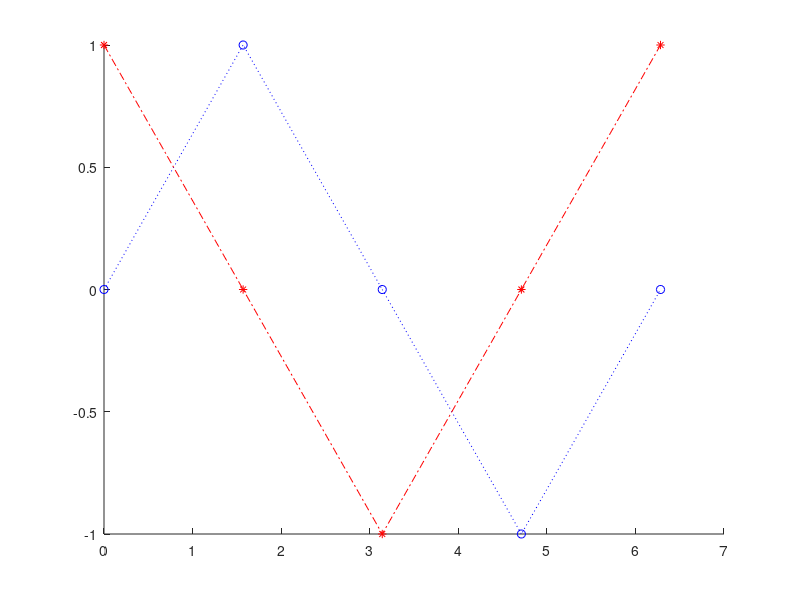

Here is the MATLAB script that generated this plot:
%Viene generata una tabulazione della funzione sin(x)
%in corrispondenza di punti equispaziati nell'intervallo [0,pi]
%input: numero di valori da generare
%output: tabulazione (stampa)
clear
clc
n=input('numero di valori da tabulare: ');
x=linspace(0,2*pi,n);
y=sin(x);
z=cos(x);
w=y.^2+z.^2;

fprintf('  n.    x          sin(x)     cos(x)     sin(x)^2+cos(x)^2\n');
fprintf('%3d> %10.5f %10.5f %10.5f %10.5f\n',[1:n;x;y;z;w]);

[miny,iminy]=min(y);
[maxy,imaxy]=max(y);

[minz,iminz]=min(z);
[maxz,imaxz]=max(z);

[minw,iminw]=min(w);
[maxw,imaxw]=max(w);

fprintf('\n');
fprintf('imin %d  min(sin(x)) = %14.7f\n',iminy,miny);
fprintf('imax %d  max(sin(x)) = %14.7f\n',imaxy,maxy);
fprintf('imin %d  min(cos(x)) = %14.7f\n',iminz,minz);
fprintf('imax %d  max(cos(x)) = %14.7f\n',imaxz,maxz);
fprintf('imin %d  min(sin(x)^2+cos(x)^2) = %14.7f\n',iminw,minw);
fprintf('imax %d  max(sin(x)^2+cos(x)^2) = %14.7f\n',imaxw,maxw);

%% Disegno delle funzioni :

figure;
hold on
plot(x,y, 'b:o');
plot(x,z, 'r-.*');

% In un unico comando :
% plot(x,y,x,z)